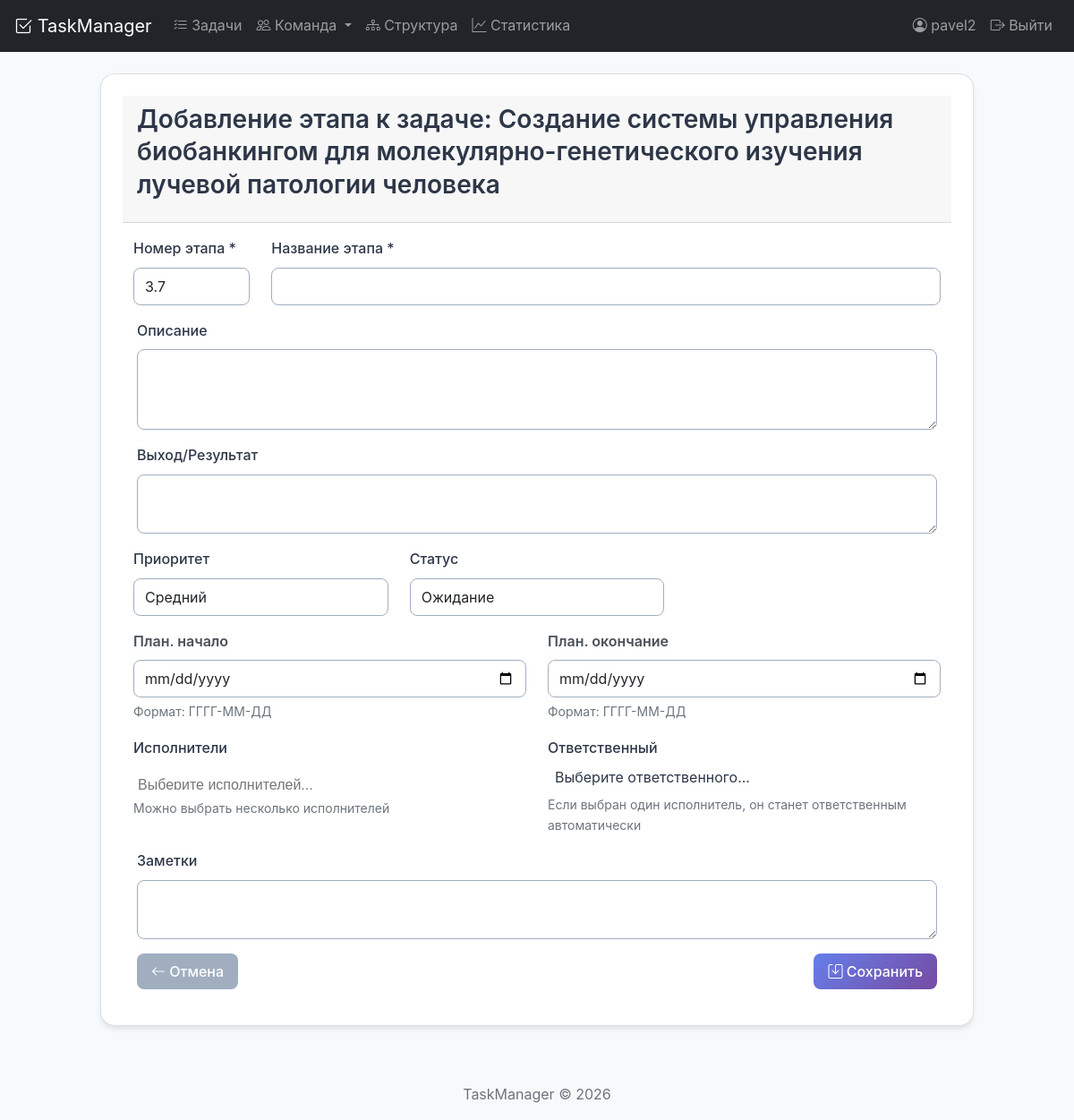
Screenshot of /task/32/subtask/create/ (signed in) with the database file from the repository.
### tasks/models.py (models this page shows, shortened)
class Subtask(models.Model):
    PRIORITY_CHOICES = [
        ('low', 'Низкий'),
        ('medium', 'Средний'),
        ('high', 'Высокий'),
        ('critical', 'Критический'),
    ]
    task = models.ForeignKey(
        Task,
        on_delete=models.CASCADE,
        verbose_name='Основная задача',
        related_name='subtasks'
    )
    stage_number = models.CharField('Номер этапа', max_length=10)  # Изменено на CharField
    title = models.CharField('Название этапа', max_length=200)
    description = models.TextField('Описание', blank=True, null=True)
    output = models.TextField('Выход/Результат', blank=True, null=True)
    priority = models.CharField(
        'Приоритет',
        max_length=20,
        choices=PRIORITY_CHOICES,
        default='medium'
    )
    performers = models.ManyToManyField(
        Employee,
        verbose_name='Исполнители',
        related_name='subtasks',
        blank=True
    )
    responsible = models.ForeignKey(
        Employee,
        on_delete=models.SET_NULL,
        verbose_name='Ответственный',
        related_name='responsible_subtasks',
        null=True,
        blank=True
    )
    planned_start = models.DateTimeField('Планируемое начало', null=True, blank=True)
    planned_end = models.DateTimeField('Планируемое окончание', null=True, blank=True)
    actual_start = models.DateTimeField('Фактическое начало', null=True, blank=True)
    actual_end = models.DateTimeField('Фактическое окончание', null=True, blank=True)
    STATUS_CHOICES = [
        ('pending', 'Ожидание'),
        ('in_progress', 'В процессе'),
        ('completed', 'Завершен'),
        ('delayed', 'Задержка'),
    ]
    status = models.CharField('Статус', max_length=20, choices=STATUS_CHOICES, default='pending')
    notes = models.TextField('Заметки', blank=True, null=True)
    created_date = models.DateTimeField('Дата создания', auto_now_add=True)
    updated_date = models.DateTimeField('Дата обновления', auto_now=True)
    class Meta:
        verbose_name = 'Подзадача'
        verbose_name_plural = 'Подзадачи'
        ordering = ['stage_number']
        unique_together = ['task', 'stage_number']
        indexes = [
            models.Index(fields=['task'], name='subtask_task_idx'),
            models.Index(fields=['status'], name='subtask_status_idx'),
            models.Index(fields=['priority'], name='subtask_priority_idx'),
            models.Index(fields=['planned_end'], name='subtask_planned_end_idx'),
        ]  # Это теперь работает со строками

### tasks/views/subtask_views.py (the view)
# urls.py: path('task/<int:task_id>/subtask/create/', subtask_create, name='subtask_create'),
@login_required
def subtask_create(request, task_id):
    task = get_object_or_404(Task, id=task_id, user=request.user)
    if request.method == 'POST':
        form = SubtaskForm(request.POST, task=task)
        if form.is_valid():
            subtask = form.save(commit=False)
            subtask.task = task
            subtask.save()
            form.save_m2m()
            if subtask.performers.count() == 1 and not subtask.responsible:
                subtask.responsible = subtask.performers.first()
                subtask.save()
            messages.success(request, f'Этап {subtask.stage_number} успешно создан')
            return redirect('subtask_list', task_id=task.id)
    else:
        form = SubtaskForm(task=task)
    return render(request, 'tasks/subtask_form.html', {
        'form': form,
        'task': task,
        'title': f'Добавление этапа к задаче: {task.title}'
    })

### tasks/models.py (called while the page is built)
    def __str__(self):
        return self.full_name

    @property
    def full_name(self):
        parts = [self.last_name, self.first_name]
        if self.patronymic:
            parts.append(self.patronymic)
        return ' '.join(parts)

### taskmanager/tasks/templates/tasks/subtask_form.html (shortened to what this page needs)
{% extends 'base.html' %}
{% load static %}
{% block extra_css %}
<link href="https://cdn.jsdelivr.net/npm/select2@4.1.0-rc.0/dist/css/select2.min.css" rel="stylesheet" />
<link href="https://cdn.jsdelivr.net/npm/select2-bootstrap-5-theme@1.3.0/dist/select2-bootstrap-5-theme.min.css" rel="stylesheet" />
{% endblock %}
{% block content %}
<div class="row justify-content-center">
    <div class="col-md-10">
        <div class="card">
            <div class="card-header">
                <h3>{{ title }}</h3>
            </div>
            <div class="card-body">
                <form method="post" novalidate>
                    <div class="row">
                        <div class="col-md-2 mb-3">
                            <label for="{{ form.stage_number.id_for_label }}" class="form-label">
                                Номер этапа *
                            </label>
                            {{ form.stage_number }}
                        </div>
                        <div class="col-md-10 mb-3">
                            <label for="{{ form.title.id_for_label }}" class="form-label">
                                Название этапа *
                            </label>
                            {{ form.title }}
                        </div>
                    </div>
                    <div class="mb-3">
                        <label for="{{ form.description.id_for_label }}" class="form-label">
                            Описание
                        </label>
                        {{ form.description }}
                    </div>
                    <div class="mb-3">
                        <label for="{{ form.output.id_for_label }}" class="form-label">
                            Выход/Результат
                        </label>
                        {{ form.output }}
                    </div>
                    <div class="row">
                        <div class="col-md-4 mb-3">
                            <label for="{{ form.priority.id_for_label }}" class="form-label">
                                Приоритет
                            </label>
                            {{ form.priority }}
                        </div>
                        <div class="col-md-4 mb-3">
                            <label for="{{ form.status.id_for_label }}" class="form-label">
                                Статус
                            </label>
                            {{ form.status }}
                        </div>
                    </div>
                    <div class="row">
                        <div class="col-md-6 mb-3 date-field">
                            <label for="{{ form.planned_start.id_for_label }}" class="form-label">
                                План. начало
                            </label>
                            {{ form.planned_start }}
                            <div class="help-text">Формат: ГГГГ-ММ-ДД</div>
                        </div>
                        <div class="col-md-6 mb-3 date-field">
                            <label for="{{ form.planned_end.id_for_label }}" class="form-label">
                                План. окончание
                            </label>
                            {{ form.planned_end }}
                            <div class="help-text">Формат: ГГГГ-ММ-ДД</div>
                        </div>
                    </div>
                    <div class="row">
                        <div class="col-md-6 mb-3">
                            <label for="{{ form.performers.id_for_label }}" class="form-label">
                                Исполнители
                            </label>
                            <div class="form-text">
                                Можно выбрать несколько исполнителей
                            </div>
                        </div>
                        <div class="col-md-6 mb-3">
                            <label for="{{ form.responsible.id_for_label }}" class="form-label">
                                Ответственный
                            </label>
                            <div class="form-text">
                                Если выбран один исполнитель, он станет ответственным автоматически
                            </div>
                        </div>
                    </div>
                    <div class="mb-3">
                        <label for="{{ form.notes.id_for_label }}" class="form-label">
                            Заметки
                        </label>
                        {{ form.notes }}
                    </div>
                    <div class="d-flex justify-content-between">
                        <a href="{% url 'subtask_list' task.id %}" class="btn btn-secondary">
                            <i class="bi bi-arrow-left"></i> Отмена
                        </a>
                        <button type="submit" class="btn btn-primary">
                            <i class="bi bi-save"></i> Сохранить
                        </button>
                    </div>
                </form>
            </div>
        </div>
    </div>
</div>
{% endblock %}

### taskmanager/tasks/templates/base.html (shortened to what this page needs)
<!DOCTYPE html>
{% load static %}
<html lang="ru">
<head>
    <link href="https://cdn.jsdelivr.net/npm/bootstrap@5.1.3/dist/css/bootstrap.min.css" rel="stylesheet">
    <link rel="stylesheet" href="https://cdn.jsdelivr.net/npm/bootstrap-icons@1.8.1/font/bootstrap-icons.css">
        <link href="{% static 'css/style.css' %}" rel="stylesheet">
    <link href="{% static 'css/style.css' %}" rel="stylesheet">
    {% block extra_css %}{% endblock %}
</head>
<body>
    <nav class="navbar navbar-expand-lg navbar-dark bg-dark">
        <div class="container">
            <a class="navbar-brand" href="{% url 'task_list' %}">
                <i class="bi bi-check2-square"></i> TaskManager
            </a>
            <div class="collapse navbar-collapse" id="navbarNav">
                <ul class="navbar-nav me-auto">
                    <li class="nav-item">
                        <a class="nav-link" href="{% url 'task_list' %}">
                            <i class="bi bi-list-check"></i> Задачи
                        </a>
                    </li>
                    <li class="nav-item dropdown">
                        <a class="nav-link dropdown-toggle" href="#" data-bs-toggle="dropdown">
                            <i class="bi bi-people"></i> Команда
                        </a>
                    </li>
                    <li class="nav-item">
                        <a class="nav-link" href="{% url 'organization_chart' %}">
                            <i class="bi bi-diagram-3"></i> Структура
                        </a>
                    </li>
                    <li class="nav-item">
                        <a class="nav-link" href="{% url 'task_statistics' %}">
                            <i class="bi bi-graph-up"></i> Статистика
                        </a>
                    </li>
                </ul>
                <ul class="navbar-nav">
                    {% if user.is_authenticated %}
                        <li class="nav-item">
                            <span class="nav-link">
                                <i class="bi bi-person-circle"></i> {{ user.username }}
                            </span>
                        </li>
                        <li class="nav-item">
                            <a class="nav-link" href="{% url 'logout' %}">
                                <i class="bi bi-box-arrow-right"></i> Выйти
                            </a>
                        </li>
                    {% endif %}
                </ul>
            </div>
        </div>
    </nav>
    <main class="container mt-4">
        {% block content %}{% endblock %}
    </main>
    <footer class="footer mt-5 py-3 bg-light">
        <div class="container text-center">
            <span class="text-muted">TaskManager © {% now "Y" %}</span>
        </div>
    </footer>
</body>
</html>

### static/css/style.css (style rules this page uses)
:root { --primary-color: #667eea; --secondary-color: #764ba2; --success-color: #48bb78; --danger-color: #f56565; --warning-color: #ecc94b; --info-color: #4299e1; --dark-color: #2d3748; --light-color: #f7fafc; --gray-color: #a0aec0; --shadow-sm: 0 1px 2px 0 rgba(0, 0, 0, 0.05); --shadow-md: 0 4px 6px -1px rgba(0, 0, 0, 0.1); --shadow-lg: 0 10px 15px -3px rgba(0, 0, 0, 0.1); --shadow-xl: 0 20px 25px -5px rgba(0, 0, 0, 0.1); --border-radius-sm: 0.25rem; --border-radius-md: 0.5rem; --border-radius-lg: 1rem; --border-radius-xl: 2rem; --spacing-1: 0.25rem; --spacing-2: 0.5rem; --spacing-3: 0.75rem; --spacing-4: 1rem; --spacing-5: 1.25rem; --spacing-6: 1.5rem; --spacing-8: 2rem; --spacing-10: 2.5rem; --spacing-12: 3rem; }
* { margin: 0; padding: 0; box-sizing: border-box; }
body { font-family: -apple-system, BlinkMacSystemFont, 'Segoe UI', Roboto, 'Helvetica Neue', Arial, sans-serif; background-color: var(--light-color); color: var(--dark-color); line-height: 1.6; }
h1, h2, h3, h4, h5, h6 { font-weight: 600; line-height: 1.3; margin-bottom: var(--spacing-4); }
h3 { font-size: 1.75rem; }
a { color: var(--primary-color); text-decoration: none; transition: color 0.2s; }
.btn { display: inline-block; padding: var(--spacing-2) var(--spacing-4); border-radius: var(--border-radius-md); font-weight: 500; text-align: center; cursor: pointer; transition: all 0.2s; border: none; font-size: 1rem; }
.btn-primary { background: linear-gradient(135deg, var(--primary-color), var(--secondary-color)); color: white; }
.btn-secondary { background-color: var(--gray-color); color: white; }
.card { background: white; border-radius: var(--border-radius-lg); box-shadow: var(--shadow-md); padding: var(--spacing-6); transition: all 0.3s; }
.form-label { display: block; margin-bottom: var(--spacing-2); font-weight: 500; color: var(--dark-color); }
.form-control { width: 100%; padding: var(--spacing-2) var(--spacing-3); border: 1px solid var(--gray-color); border-radius: var(--border-radius-md); font-size: 1rem; transition: all 0.2s; }
.container { max-width: 1200px; margin: 0 auto; padding: 0 var(--spacing-4); }
.row { display: flex; flex-wrap: wrap; margin: 0 calc(-1 * var(--spacing-4)); }
.text-center { text-align: center; }
.mt-4 { margin-top: var(--spacing-4); }
.mt-5 { margin-top: var(--spacing-5); }
.mb-3 { margin-bottom: var(--spacing-3); }

### taskmanager/tasks/templates/tasks/subtask_form.html (style rules this page uses)
.date-field { margin-bottom: 15px; }
.date-field label { font-weight: 600; color: #495057; }
.help-text { font-size: 0.875em; color: #6c757d; margin-top: 5px; }

### rows the page displays
Subtask: stage_number "3.7", priority "Средний", status "Ожидание"

### other values shown
{{ user.username }} "pavel2"
{{ title }} "Добавление этапа к задаче: Создание системы управления биобанкингом для молекулярно-генетического изучения лучевой патологии человека"
